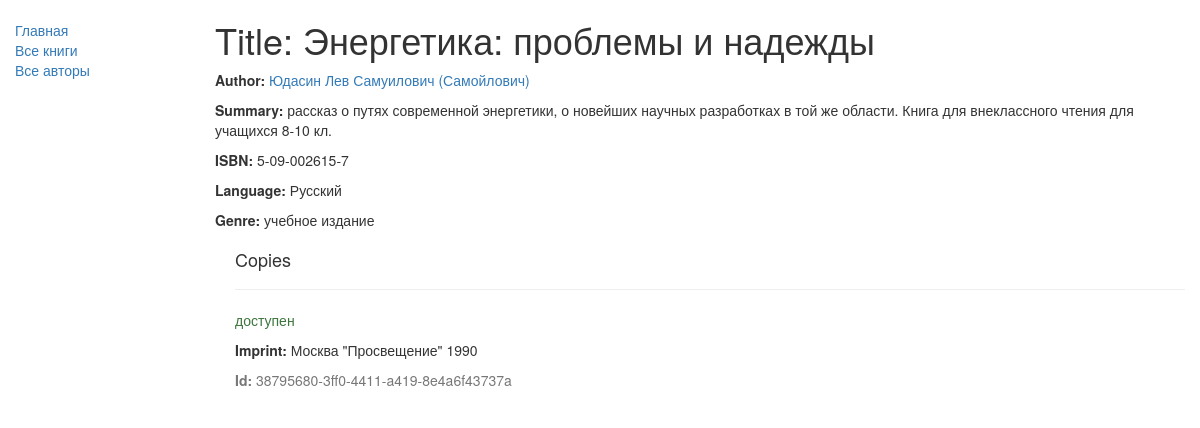
/catalog/books/1, run on the app's committed database.
### catalog/models.py (models this page shows, shortened)
class Book(models.Model):
    class Meta:
        verbose_name = "Книга"
        verbose_name_plural = "Книги"
    title = models.CharField(
        "Название книги",
        max_length=200
    )
    author = models.ForeignKey(
        'Author',
        on_delete=models.SET_NULL,
        null=True
    )
    summary = models.TextField(
        max_length=1000,
        help_text="Введите краткое описание книги"
    )
    isbn = models.CharField(
        'ISBN',
        max_length=13,
        help_text='13 символов <a href="https://www.isbn-international.org/content/what-isbn">ISBN number</a>'
    )
    genre = models.ManyToManyField(
        Genre,
        help_text="Выберите жанры для этой книги"
    )
    language = models.ForeignKey(
        Language,
        help_text="выберите язык на котором написана книга",
        on_delete=models.SET_NULL,
        null=True
    )
    def display_genre(self):
        """
        Создать строку перечисления жанров.
        Это требуется для отображения жанров книги в админке
        """
        return ', '.join([ genre.name for genre in self.genre.all()[:3] ])
    display_genre.short_description = 'Жанр'

class Author(models.Model):
    class Meta:
        verbose_name = "Автор"
        verbose_name_plural = "Авторы"
        ordering = []
    NAME_STYLE = (
        ('lt', 'латинский'),
        ('ru', 'славянский'),
        ('ch', 'азиатско-китайский'),
        ('ar', 'арабский'),
        ('tr', 'тюрко и монгольский')
    )
    last_name = models.CharField(
        'Фамилия (насаб)',
        max_length=100,
        help_text="имя семейное (фамилия или ряд ибн для арабоговорящих) "
    )
    first_name = models.CharField(
        'Имя (алам)',
        max_length=100,
        help_text="имя данное при рождении"
    )
    middle_name = models.CharField(
        'Второе имя (среднее, прозвище, псевдоним))',
        max_length=100,
        blank=True,
        help_text="религиозное имя или титул, прозвище, достижение для арабоговорящих"
    )
    patronymic = models.CharField(
        'Отчество (нисба)',
        max_length=100,
        blank=True,
        help_text="склоняемое имя отца для восточнославянских народов, не склоняемое имя отца для тюркоговорящих народов или место рождения, религиозная принадлежность для арабоговорящих"
    )
    style_name = models.CharField(
        "стиль написания имени",
        max_length=2,
        choices=NAME_STYLE,
        blank=True,
        default='ru',
        help_text='выберите стиль написания полного имени автора'
    )
    date_of_birth = models.DateField(
        "дата рождения",
        null=True,
        blank=True
    )
    date_of_death = models.DateField(
        'дата смерти',
        null=True,
        blank=True
    )
    def get_full_name(self):
        if self.style_name == "lt":
            return f'{self.first_name} {self.middle_name} {self.last_name}'
        elif self.style_name == "ru":
            return f'{self.last_name} {self.first_name} {self.patronymic}'
        elif self.style_name == "ch":
            return f'{self.last_name} {self.first_name}'
        elif self.style_name == "tr":
            return f'{self.first_name}-{self.patronymic} {self.last_name}'
        else:
            return f'{self.first_name} {self.middle_name} {self.last_name}'
    get_full_name.short_description = "полное имя"
    def __str__(self):
        return self.get_full_name()

class Language(models.Model):
    class Meta:
        verbose_name = "Язык"
        verbose_name_plural = "Языки"
    name = models.CharField(
        "название языка",
        max_length=100,
        help_text="название языка"
    )
    def __str__(self):
        return self.name

class Genre(models.Model):
    class Meta:
        verbose_name = "Жанр"
        verbose_name_plural = "Жанры"
    name = models.CharField(
        "Имя жанра",
        max_length=200,
        help_text="Укажите жанр книги (такие как Научная фантастика, французкая поэзия и пр.)"
    )
    def __str__(self):
        return self.name

class BookInstance(models.Model):
    class Meta:
        verbose_name = "Экземпляр в библиотеке"
        verbose_name_plural = "Экземпляры в библиотеке"
        ordering = ["due_back"]
    id = models.UUIDField(
        primary_key=True,
        default=uuid.uuid4,
        help_text="уникальный индентификатор этой книги в библиотеке"
    )
    book = models.ForeignKey(
        'Book',
        on_delete=models.SET_NULL,
        null=True
    )
    imprint = models.CharField(
        "издательство",
        max_length=200
    )
    due_back = models.DateField(
        'Дата возврата',
        null=True,
        blank=True
    )
    LOAN_STATUS = (
        ('m', 'на техобслуживании'),
        ('o', 'на руках'),
        ('a', 'доступен'),
        ('r', 'зарезервирован'),
    )
    status = models.CharField(
        "статус",
        max_length=1,
        choices=LOAN_STATUS,
        blank=True,
        default='m',
        help_text='выберите статус книги'
    )

### catalog/views.py (the view)
# urls.py: re_path(r'^books/(?P<pk>\d+)$', views.BookDetailView.as_view(), name='book-detail'),
class BookDetailView(DetailView):
    model = Book

### catalog/templates/catalog/book_detail.html (shortened to what this page needs)
{% extends "base_generic.html" %}
{% block content %}
  <h1>Title: {{ book.title }}</h1>
  <p><strong>Author:</strong> <a href="">{{ book.author }}</a></p>
  <p><strong>Summary:</strong> {{ book.summary }}</p>
  <p><strong>ISBN:</strong> {{ book.isbn }}</p>
  <p><strong>Language:</strong> {{ book.language }}</p>
  <p><strong>Genre:</strong> {% for genre in book.genre.all %} {{ genre }}{% if not forloop.last %}, {% endif %}{% endfor %}</p>
  <div style="margin-left:20px;margin-top:20px">
    <h4>Copies</h4>
    {% for copy in book.bookinstance_set.all %}
        <hr>
        <p class="{% if copy.status == 'a' %}text-success
            {% elif copy.status == 'd' %}text-danger
            {% else %}text-warning
            {% endif %}">{{ copy.get_status_display }}</p>
        <p><strong>Imprint:</strong> {{copy.imprint}}</p>
        <p class="text-muted"><strong>Id:</strong> {{copy.id}}</p>
    {% endfor %}
  </div>
{% endblock %}

### catalog/templates/base_generic.html (shortened to what this page needs)
<!DOCTYPE html>
<html lang="ru">
<head>
  <link rel="stylesheet" href="https://maxcdn.bootstrapcdn.com/bootstrap/3.3.7/css/bootstrap.min.css">
  {% load static %}
  <link rel="stylesheet" href="{% static 'css/styles.css' %}">
</head>
<body>
  <div class="container-fluid">
    <div class="row">
      <div class="col-sm-2">
      {% block sidebar %}
      <ul class="sidebar-nav">
          <li><a href="{% url 'index' %}">Главная</a></li>
          <li><a href="{% url 'books' %}">Все книги</a></li>
          <li><a href="">Все авторы</a></li>
      </ul>
     {% endblock %}
      </div>
      <div class="col-sm-10 ">
      {% block content %}{% endblock %}
      </div>
    </div>
  </div>
</body>
</html>

### catalog/static/css/styles.css (style rules this page uses)
.sidebar-nav { margin-top: 20px; padding: 0; list-style: none; }

### data on the page
Book: title "Энергетика: проблемы и надежды", author "Юдасин Лев Самуилович (Самойлович)", summary "рассказ о путях современной энергетики, о новейших научных разработках в той же области. Книга для внеклассного чтения для учащихся 8-10 кл.", isbn "5-09-002615-7", language "Русский"
Genre: name "учебное издание"
BookInstance: status "доступен", imprint "Москва \"Просвещение\" 1990", id "38795680-3ff0-4411-a419-8e4a6f43737a"
